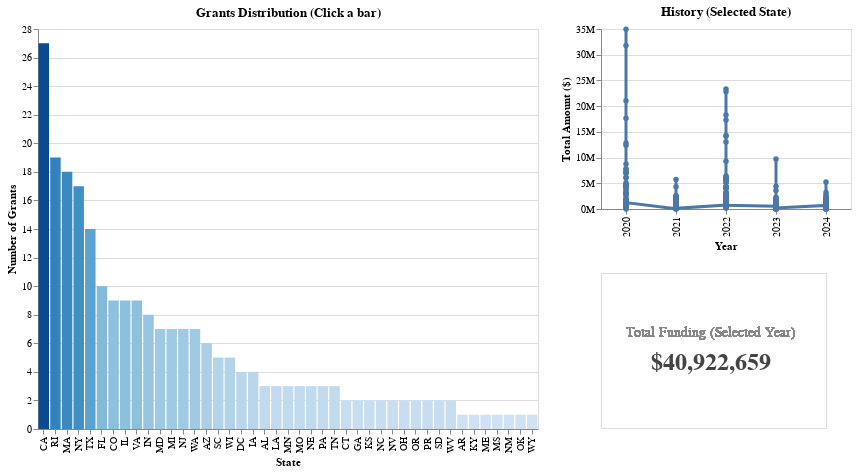

The notebook cell saved with this chart:
### Code cell
import altair as alt
import pandas as pd

# 0. SETUP
alt.data_transformers.enable("default")

# 1. DATA PREPARATION
# We need detailed data for the trend (state + year), which you already have in q1_df
q1_df = (
    df_grants.groupby(["state", "year"])
    .agg(grants_count=("award_id", "count"), total_amount=("award_amount", "sum"))
    .reset_index()
)

# 2. CREATE SELECTIONS
min_year = int(q1_df["year"].min())
max_year = int(q1_df["year"].max())

slider = alt.binding_range(min=min_year, max=max_year, step=1, name="Select Year: ")

try:
    # Modern Altair
    year_select = alt.selection_point(
        name="year_select", fields=["year"], bind=slider, value=[{"year": max_year}]
    )
    state_select = alt.selection_point(
        name="state_select", fields=["state"], empty="all"
    )
except AttributeError:
    # Older Altair
    year_select = alt.selection_single(
        name="year_select", fields=["year"], bind=slider, init={"year": max_year}
    )
    state_select = alt.selection_single(
        name="state_select", fields=["state"], empty="all"
    )

# 3. LEFT COLUMN: MAIN BAR CHART
bars = (
    alt.Chart(q1_df)
    .mark_bar()
    .encode(
        x=alt.X("state:N", sort="-y", title="State"),
        y=alt.Y("grants_count:Q", title="Number of Grants"),
        color=alt.condition(
            state_select,
            alt.Color("grants_count:Q", scale=alt.Scale(scheme="blues"), legend=None),
            alt.value("#f0f0f0"),  # Light gray for unselected
        ),
        tooltip=[
            alt.Tooltip("state:N"),
            alt.Tooltip("grants_count:Q"),
            alt.Tooltip("total_amount:Q", format="$,.0f"),
        ],
    )
    .transform_filter(year_select)
    .properties(width=500, height=400, title="Grants Distribution (Click a bar)")
)

# 4. RIGHT COLUMN: EVOLUTION + KPI

# A. Evolution Chart (Top Right)
# Shows the trend for the selected state over ALL years
trend_chart = (
    alt.Chart(q1_df)
    .mark_line(point=True, strokeWidth=3)
    .encode(
        x=alt.X("year:O", title="Year"),  # Ordinal to show specific years
        y=alt.Y("total_amount:Q", title="Total Amount ($)", axis=alt.Axis(format="~s")),
        color=alt.value("#4c78a8"),  # Blue to match the bar chart color scheme
        tooltip=[alt.Tooltip("year:O"), alt.Tooltip("total_amount:Q", format="$,.0f")],
    )
    .transform_filter(state_select)  # This is the magic: Filter by the click!
    .properties(
        width=250,
        height=180,  # Half the height of the main chart roughly
        title="History (Selected State)",
    )
)

# B. KPI Text (Bottom Right)
base_text = (
    alt.Chart(q1_df).transform_filter(year_select).transform_filter(state_select)
)

# Layer 1: Label
label = base_text.mark_text(align="center", color="#888", fontSize=14, dy=-15).encode(
    text=alt.value("Total Funding (Selected Year)"), y=alt.value(75), x=alt.value(110)
)

# Layer 2: Value
value = base_text.mark_text(
    align="center",
    color="#444",
    fontSize=24,
    fontWeight="bold",
    dy=15,
).encode(
    text=alt.Text("sum(total_amount):Q", format="$,.0f"),
    y=alt.value(75),  # Centered vertically in its box
    x=alt.value(110),  # Centered horizontally
)

kpi_section = (label + value).properties(width=225, height=155)

# 5. ASSEMBLE
# Right column is Trend on top of KPI
right_col = trend_chart & kpi_section

# Final is Bars on left of Right Column
final_q1 = (
    (bars | right_col)
    .add_params(year_select, state_select)
    .resolve_scale(color="independent")
)

final_q1

### Figure 1 — Vega-Lite specification as saved in the notebook (floating-point values rounded to 4 significant figures; data arrays with more than 128 entries replaced by an {"elided": "..."} marker saying what was removed)
{"config": {"view": {"continuousWidth": 300, "continuousHeight": 300}}, "hconcat": [{"mark": {"type": "bar"}, "encoding": {"color": {"condition": {"param": "state_select", "empty": true, "field": "grants_count", "legend": null, "scale": {"scheme": "blues"}, "type": "quantitative"}, "value": "#f0f0f0"}, "tooltip": [{"field": "state", "type": "nominal"}, {"field": "grants_count", "type": "quantitative"}, {"field": "total_amount", "format": "$,.0f", "type": "quantitative"}], "x": {"field": "state", "sort": "-y", "title": "State", "type": "nominal"}, "y": {"field": "grants_count", "title": "Number of Grants", "type": "quantitative"}}, "height": 400, "name": "view_14", "title": "Grants Distribution (Click a bar)", "transform": [{"filter": {"param": "year_select"}}], "width": 500}, {"vconcat": [{"mark": {"type": "line", "point": true, "strokeWidth": 3}, "encoding": {"color": {"value": "#4c78a8"}, "tooltip": [{"field": "year", "type": "ordinal"}, {"field": "total_amount", "format": "$,.0f", "type": "quantitative"}], "x": {"field": "year", "title": "Year", "type": "ordinal"}, "y": {"axis": {"format": "~s"}, "field": "total_amount", "title": "Total Amount ($)", "type": "quantitative"}}, "height": 180, "name": "view_13", "title": "History (Selected State)", "transform": [{"filter": {"param": "state_select", "empty": true}}], "width": 250}, {"layer": [{"mark": {"type": "text", "align": "center", "color": "#888", "dy": -15, "fontSize": 14}, "encoding": {"text": {"value": "Total Funding (Selected Year)"}, "x": {"value": 110}, "y": {"value": 75}}, "name": "view_12", "transform": [{"filter": {"param": "year_select"}}, {"filter": {"param": "state_select", "empty": true}}]}, {"mark": {"type": "text", "align": "center", "color": "#444", "dy": 15, "fontSize": 24, "fontWeight": "bold"}, "encoding": {"text": {"aggregate": "sum", "field": "total_amount", "format": "$,.0f", "type": "quantitative"}, "x": {"value": 110}, "y": {"value": 75}}, "transform": [{"filter": {"param": "year_select"}}, {"filter": {"param": "state_select", "empty": true}}]}], "height": 155, "width": 225}]}], "data": {"name": "data-9bec50a19bbb2e035120a0b16956914c"}, "params": [{"name": "year_select", "select": {"type": "point", "fields": ["year"]}, "bind": {"input": "range", "max": 2024, "min": 2020, "name": "Select Year: ", "step": 1}, "value": [{"year": 2024}], "views": ["view_14", "view_13", "view_12"]}, {"name": "state_select", "select": {"type": "point", "fields": ["state"]}, "views": ["view_14", "view_13", "view_12"]}], "resolve": {"scale": {"color": "independent"}}, "$schema": "https://vega.github.io/schema/vega-lite/v5.20.1.json", "datasets": {"data-9bec50a19bbb2e035120a0b16956914c": {"elided": "231 records"}}}
